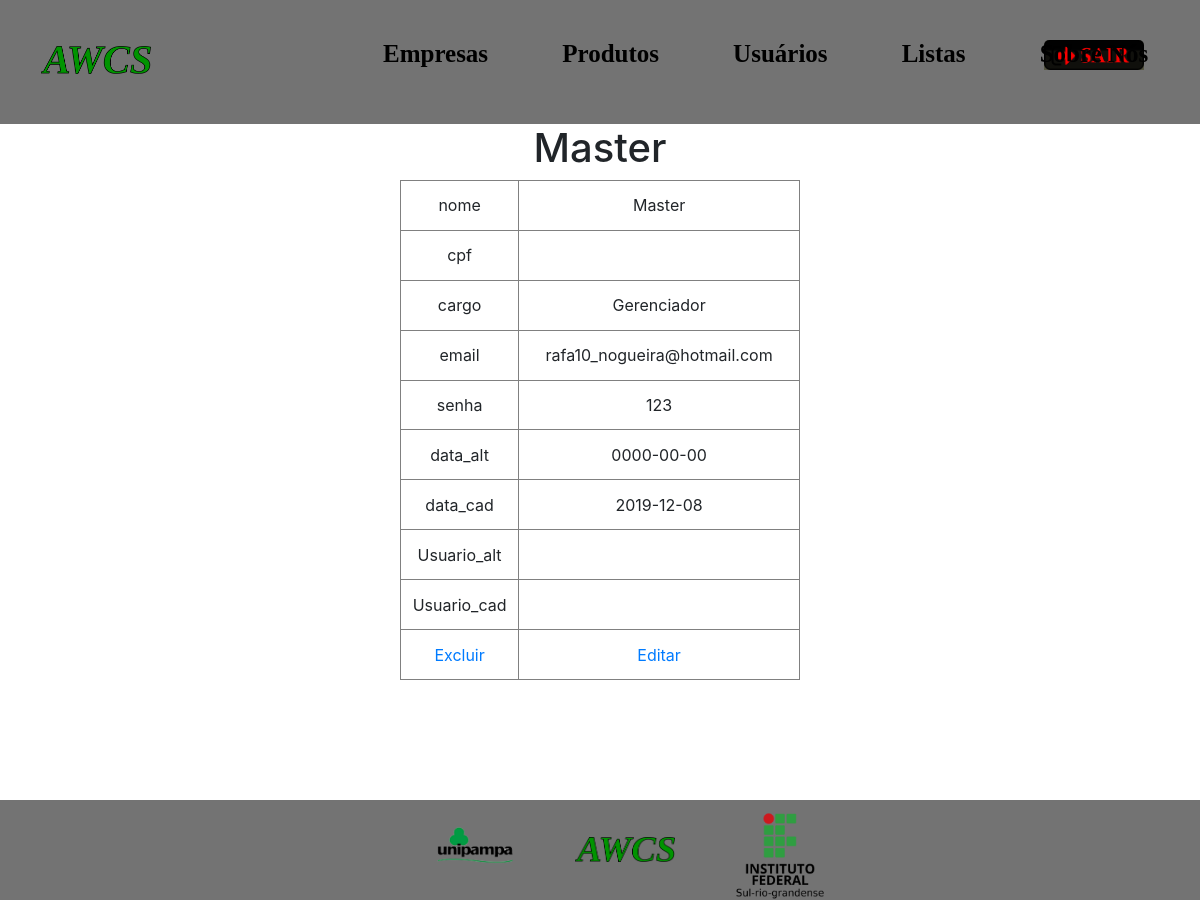
The page /usuarios/2-mostrau.php?id=1 (signed in) on the database its author committed.
### tables this page shows
CREATE TABLE `usuario` (
  `id` int(11) NOT NULL,
  `nome` varchar(30) DEFAULT NULL,
  `cpf` varchar(12) DEFAULT NULL,
  `cargo` set('Membro','Moderador','Administrador','Gerenciador') DEFAULT NULL,
  `email` varchar(100) DEFAULT NULL,
  `senha` varchar(18) DEFAULT NULL,
  `data_alt` date DEFAULT NULL,
  `data_cad` date DEFAULT NULL,
  `Usuario_alt` varchar(30) DEFAULT NULL,
  `Usuario_cad` varchar(30) DEFAULT NULL
);

### usuarios/2-mostrau.php (the view, shortened to what this page needs)
<html>
    <head>
    <link rel="stylesheet" href="../atuali/main.css">
    <link rel="stylesheet" href="../atuali/main2.css">
    <link rel="stylesheet" href="https://stackpath.bootstrapcdn.com/bootstrap/4.3.1/css/bootstrap.min.css">
     </head>
<body>
<header>       <div class="cabes">
               <a href="../pag/pagina.php"> <img src="../pag/img/logoawcs.png" class="awcs"></a>
            <ul>
            <li><h3><a href="../empredit/0-empresa.php"><b>Empresas</b></a></h3></li>
                <li><h3><a href="../produto/0-prod.php"><b>Produtos</b></a></h3></li>
                <li><h3><a href="1-usuarios.php"><b>Usuários</b></a></h3></li>
                <li><h3><a href="../lista/0.1mostra.php"><b class="links_topo">Listas</b></a></h3></li>
                <li><h3><a href="../about.php"><b class="links_topo">Sobre Nós</b></a></h3></li>
        </ul>
        <div class="sair">
                <a href="../login/logout.php"><div class="sair-1"></div></a>
        </div>
    </div>
</header>
    <?php
                include '../funcoes.php';
                $id= $_GET['id'];
                $busca = mysqli_query($banco_de_dados,"select * from usuario where id='$id'");
                $array = mysqli_fetch_assoc($busca);
                $nome = $array['nome'];
                ?><center>
                <table border="1">
                <?php
                echo "<h1>$nome</h1>";
                foreach ($array as $key => $value)
                {
                    if($key == 'id' )
                    {}else{
                    echo "<tr><td>$key</td> <td>$value</td> </tr>";
                    }
                }
                if($_SESSION['cargo'] != 'Membro'){
                echo "<tr><td><a href='deleta.php?id=$id'>Excluir</a></td>
                        <td><a href='3-usup.php?id=$id'>Editar</a></td>
                    </tr>";}
            ?>
            </center>
            <footer>
       <div class="final">
            <img src="../pag/img/unip.png" style="padding-bottom: 20px">
            <img src="../pag/img/logoawcs.png" class="awcs">
            <img src="../pag/img/if.png" alt="">
       </div>
   </footer>
</body>
</html>

### atuali/main.css (style rules this page uses)
body { width: 100%; height: 100%; margin: 0 }
.cabes { width: 100%; background-color: #737373; height: 124px; padding-top: 10px; }
.cabes img { width: 110px; float: left; margin-left: 41px; margin-top: 36px; }
.awcs { padding-bottom: 13px; }
.cabes ul li { display: inline-block; margin-left: 20%; margin-right: -14%; font-size: 10px; font-family: initial; margin-top: 29px; }
.cabes ul li h3 { font-size: 25px; }
.cabes ul li a { color: black; text-decoration: none; }
.sair { margin-left:87%; width: 100px;height: 40px; margin-top: -53px }
.sair-1 { background-image: url(../CSS/imagens/sair.png); width: 100px;height: 40px; border-radius: 5px; background-size: 100%; background-repeat: no-repeat; }
footer { margin-top: 50px; margin-bottom: 0; }
.final { margin-top: 20px; width: 100%; background-color: #737373; height: 100px; text-align: center; margin-bottom: 0; padding-top: 12px; margin-top: 10%; margin-bottom: 0; }
.final img { width: 100px; margin-left: 50px }
footer { margin-top: 10%; margin-bottom: 0; }

### atuali/main2.css (style rules this page uses)
body { width: 100%; height: 100%; }

### usuarios/2-mostrau.php (style rules this page uses)
table { width:400px; height:500px; text-align:center }

### rows shown on the page
usuario: nome "Master", cargo "Gerenciador", email "rafa10_nogueira@hotmail.com", senha "123", data_alt "0000-00-00", data_cad "2019-12-08"

### other values the page prints
$key "nome"
$key "cpf"
$key "cargo"
$key "email"
$key "senha"
$key "data_alt"
$key "data_cad"
$key "Usuario_alt"
$key "Usuario_cad"
